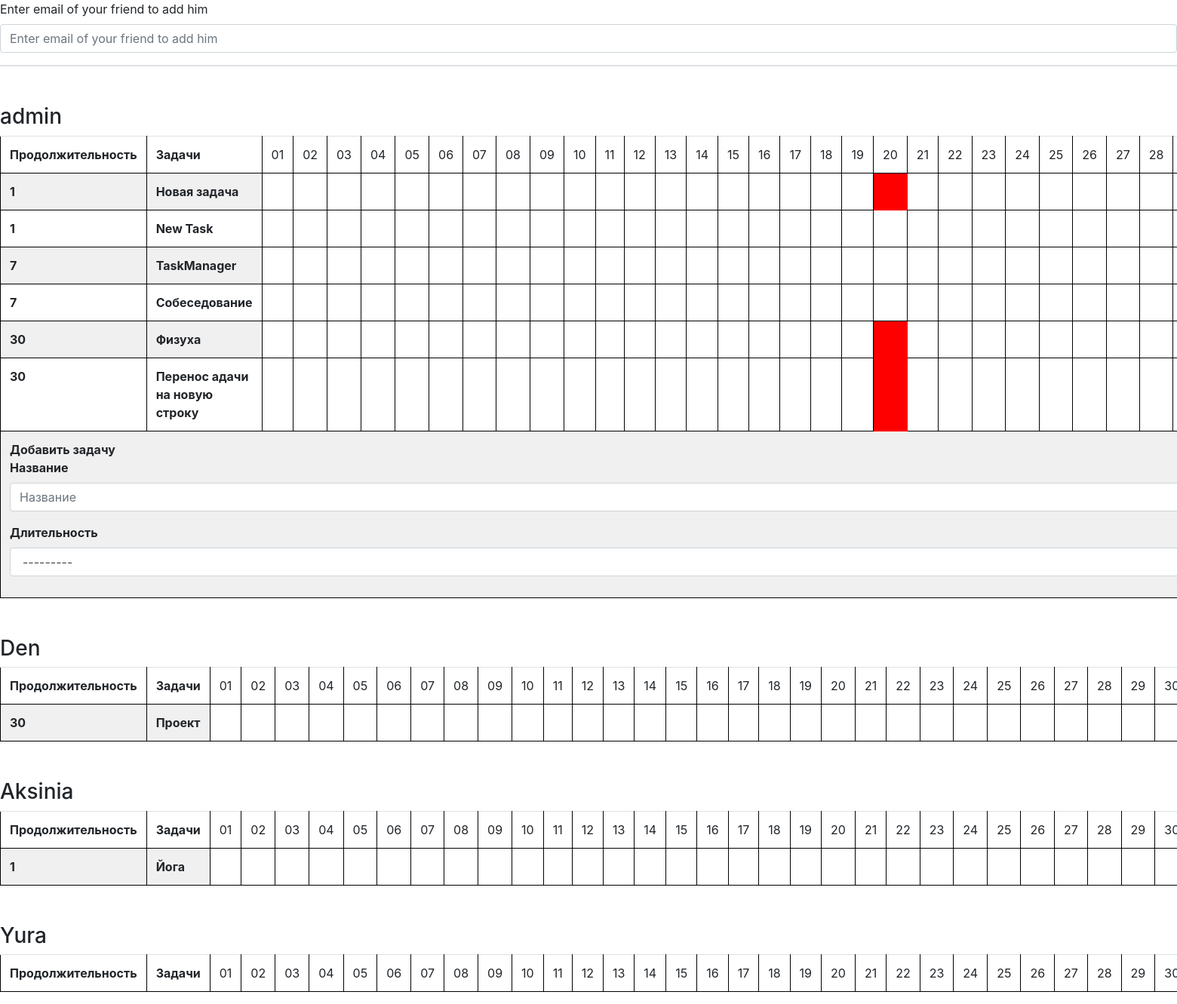
The page / (signed in) on the database as committed earlier.
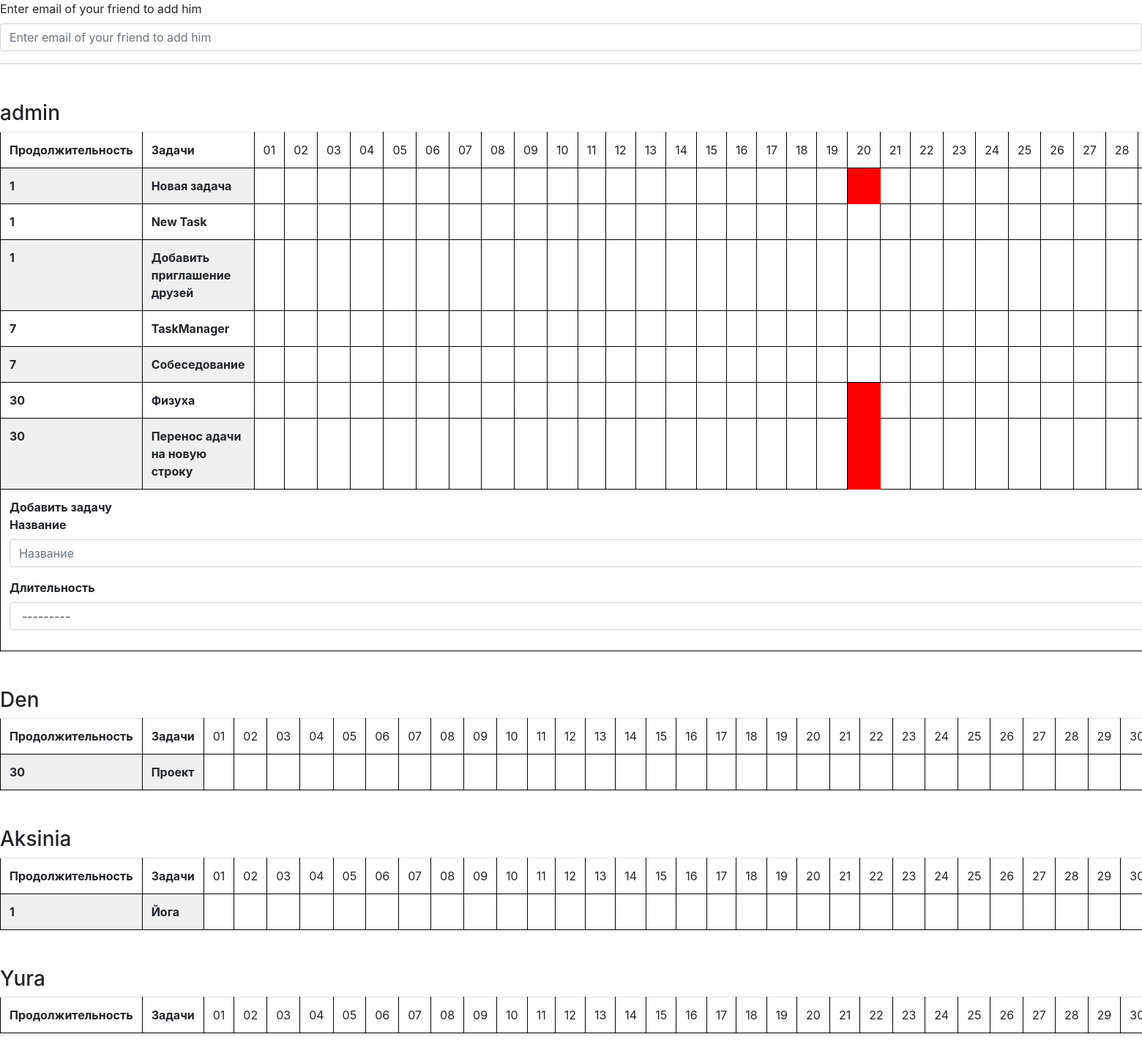
The same page on the database as committed later.
### main/models.py (models this page shows, shortened)
class AdvancedUser(AbstractUser):
    profile_image = models.ImageField(upload_to='user/profile_image', default='img/default_image.jpg')
    is_activated = models.BooleanField(default=True, db_index=True,
                                       verbose_name='Прошел активацию')
    send_messages = models.BooleanField(default=True,
                                        verbose_name='Слать оповещения о новых комментариях?')
    board = models.ForeignKey('MainTaskBoard', on_delete=models.CASCADE, blank=True)
    class Meta(AbstractUser.Meta):
        pass

class TaskInfo(models.Model):
    duration = {
        ('1000', 'Бессрочные'),
        ('1', 'Ежедневные'),
        ('7', 'Еженедельные'),
        ('30', 'Долгосрочные')
    }
    main_board = models.ForeignKey(MainTaskBoard, on_delete=models.CASCADE)
    name = models.CharField(max_length=50, verbose_name='Название')
    description = models.TextField(max_length=2000, verbose_name='Дополнительное описание задачи', blank=True)
    author = models.ForeignKey(AdvancedUser, on_delete=models.CASCADE, verbose_name='Автор')
    t_duration = models.CharField(choices=duration, max_length=10, verbose_name='Длительность')
    created_at = models.DateField(editable=False, verbose_name='Создано')
    visible = models.BooleanField(default=True, verbose_name='Кто видит задачу? Только я/Все')
    class Meta:
        verbose_name = 'Задача'
        verbose_name_plural = 'Задачи'
        ordering = ['author', 't_duration']
    def __str__(self):
        return self.name

class Mark(models.Model):
    status = (
        ('done', 'done'),
        ('undone', 'undone'),
        ('in_progress', 'in_progress')
    )
    task_info = models.ForeignKey(TaskInfo, on_delete=models.CASCADE)
    t_status = models.CharField(choices=status, default=status[1], max_length=50)
    created_at = models.DateField(editable=False)
    end_date = models.DateField(editable=False, verbose_name='Жизненный цикл')
    class Meta:
        verbose_name = 'Отметка'
        verbose_name_plural = 'Отметки'

### main/views.py (the view, shortened to what this page needs)
# urls.py: url('', main_board, name='main_board'),
def main_board(request):
    user_bord_pk = AdvancedUser.objects.get(pk=request.user.pk).board.pk
    main_board = MainTaskBoard.objects.get(pk=user_bord_pk)
    board_users = main_board.advanceduser_set.all()
    tasks = TaskInfo.objects.filter(author__in=board_users). \
        extra(select={'t_duration': 'CAST(t_duration AS INTEGER)'}).order_by('t_duration')
    user_count_tasks = TaskInfo.objects.filter(author__in=board_users).aggregate(
        Ежедневные=Count('pk', filter=Q(t_duration='1')),
        Еженедельные=Count('pk', filter=Q(t_duration='7')),
        Долгосрочные=Count('pk', filter=Q(t_duration='30')),
    )
    for item in request.POST:
        print(item)
    if request.method == 'POST' and 'email' in request.POST:
        adduser_form = AddUserForm(request.POST)
        if adduser_form.is_valid():
            print(1)
            messages.add_message(request, messages.SUCCESS,
                             f'Invite sent to your friend {adduser_form.cleaned_data["email"]} email')
            return redirect('main:main_board')
        else:
            print(0)
            messages.add_message(request, messages.ERROR,
                             f'Invite didn\'t send to your friend  {adduser_form.cleaned_data["email"]} email')
            return redirect('main:main_board')
    else:
        form = TaskForm(initial={'author': request.user.pk, 'main_board': main_board})
        mark_form = MarkForm()
        adduser_form = AddUserForm()
    context = {'board_users': board_users, 'main_board': main_board, 'month': month_days(),
               'days': current_month_days, 'utasks': tasks, 'form': form, 'user_count_tasks': user_count_tasks,
               'mark_form': mark_form, 'adduser_form': adduser_form}
    return render(request, 'main/main_board.html', context)

### main/forms.py
class TaskForm(forms.ModelForm):
    class Meta:
        model = TaskInfo
        fields = ['name', 'main_board', 't_duration', 'author']
        widgets = {'author': forms.HiddenInput, 'main_board':forms.HiddenInput }

class MarkForm(forms.ModelForm):
    class Meta:
        model = Mark
        fields = {'t_status'}

### main/views.py (called while the page is built)
def month_days():
    m = datetime.datetime.now().strftime('%m')
    y = datetime.datetime.now().strftime('%Y')
    return calendar.monthrange(int(y), int(m[1]))[1]

def current_month_days():
    start_month = datetime.datetime.today().replace(day=1)
    date_list = []
    days = 0
    m = datetime.datetime.now().strftime('%m')
    y = datetime.datetime.now().strftime('%Y')
    for item in range(calendar.monthrange(int(y), int(m[1]))[1]):
        date_list.append(start_month + datetime.timedelta(days=days))
        days += 1
    return date_list

### main/templates/main/main_board.html (shortened to what this page needs)
{% extends 'main/base.html' %}
{% load bootstrap4 %}
{% load task_length %}
{% block content %}
<header>
    <div class="inline">
        <form method="POST">
            {% bootstrap_form adduser_form layout='horizontal' %}
        </form>
    </div>
</header>
<section class="col border ру-2">
</section>
    {% for usr in board_users %}
    <h3>{{ usr.username }}</h3>
    <table class="table">
            <tr>
                <th>Продолжительность</th><th>Задачи</th>
                {% for day in days %}
                <td>{{ day|date:'d' }}</td>
                {% endfor %}
            </tr>
        {% for task in utasks %}
        {% if usr == task.author %}
            {% if task.t_duration != '1000'%}
                <tr>
                    <th>{{ task.get_t_duration_display }}</th>
                    <th>{{ task }}</th>
                    {% for day in days %}
                                {% if not task.mark_set.all %}
                                <td class="none"></td>
                                {% endif %}
                        {% for mark in task.mark_set.all%}
                                {% if day|date:'d' == mark.created_at|date:'d' %}
                                <td class="{{ mark.t_status }}">
                                </td>
                                {% elif day|date:'d' > task.crated_at|date:'d' %}
                                <td class="none"></td>
                                {% else %}
                                <form method="POST">
                                    {% bootstrap_form mark_form layout='horizontal'%}
                                </form>
                                {% endif %}
                        {% endfor %}
                    {% endfor %}
                </tr>
            {% endif %}
        {% endif %}
        {% endfor %}
        {% if user.is_authenticated and usr.username == user.username  %}
        <tr>
            <th colspan="{{month|add:'2'}}">
            Добавить задачу
            <form method="post">
                {% bootstrap_form form layout='vertical' %}
            </form>
            </th>
        </tr>
        {% endif %}
    </table>
    {% endfor %}
{% endblock %}

Rows that differ between the two databases and show on the page:
added TaskInfo: t_duration "1", name "Добавить приглашение друзей", shown under AdvancedUser "admin"
